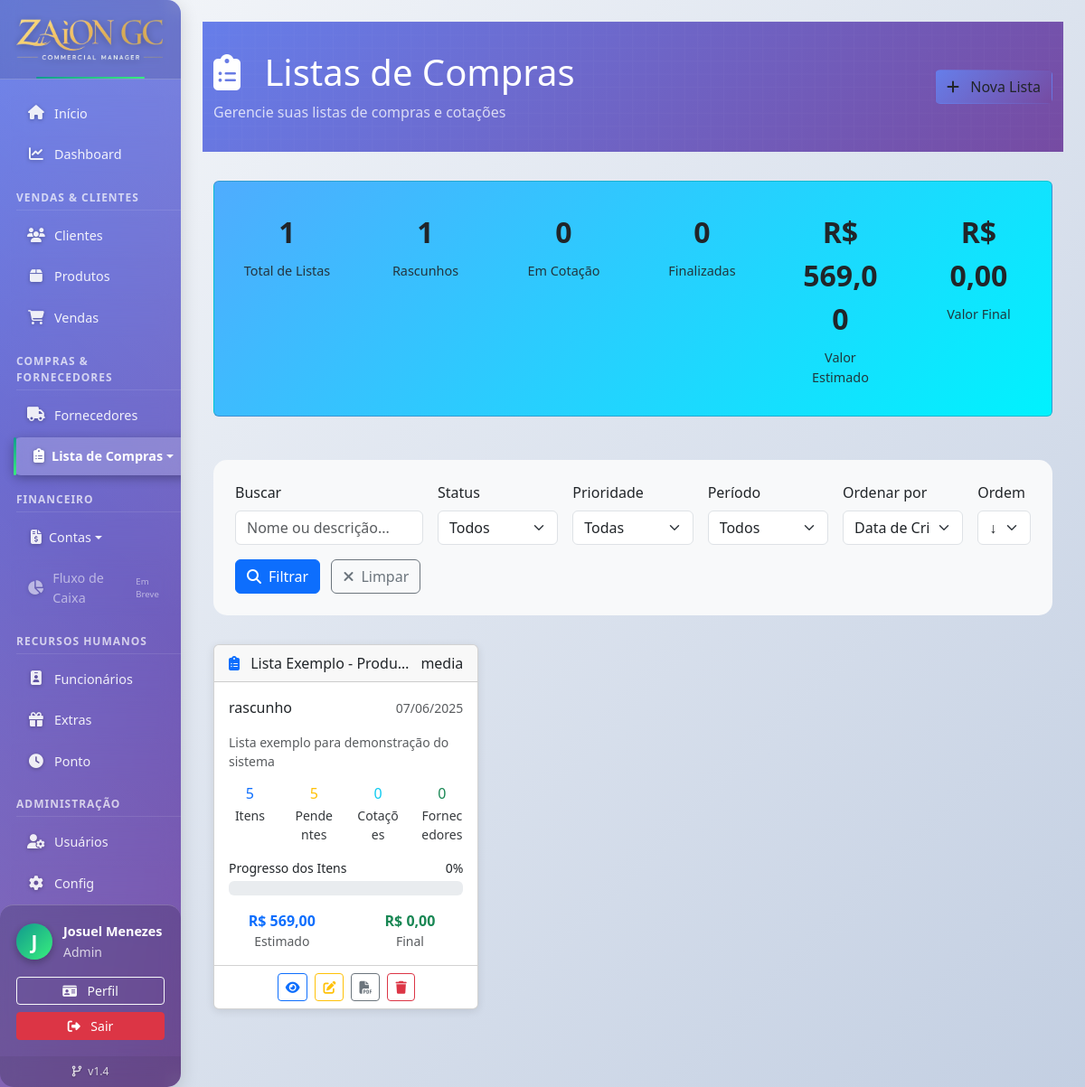
Screenshot of /lista_compras/index.php (signed in) with the database file from the repository.
### tables this page shows
CREATE TABLE `listas_compras` (
  `id` int NOT NULL,
  `nome` varchar(200) NOT NULL,
  `descricao` text,
  `status` enum('rascunho','enviada','em_cotacao','finalizada','cancelada') DEFAULT 'rascunho',
  `prioridade` enum('baixa','media','alta','urgente') DEFAULT 'media',
  `data_criacao` timestamp NULL DEFAULT CURRENT_TIMESTAMP,
  `data_envio` timestamp NULL DEFAULT NULL,
  `data_prazo` date DEFAULT NULL,
  `criado_por` int NOT NULL,
  `valor_estimado` decimal(10,2) DEFAULT '0.00',
  `valor_final` decimal(10,2) DEFAULT '0.00',
  `observacoes` text,
  `data_ultima_atualizacao` timestamp NULL DEFAULT CURRENT_TIMESTAMP ON UPDATE CURRENT_TIMESTAMP
);

### lista_compras/index.php (the view, shortened to what this page needs)
<?php
require_once 'config.php';
$busca = $_GET['busca'] ?? '';
$ordenar = $_GET['ordenar'] ?? 'data_criacao';
$direcao = $_GET['direcao'] ?? 'DESC';
$pagina = (int)($_GET['pagina'] ?? 1);
$por_pagina = 12;
$offset = ($pagina - 1) * $por_pagina;
$where_conditions = [];
$params = [];
$where_clause = $where_conditions ? "WHERE " . implode(" AND ", $where_conditions) : "";
$sql = "SELECT l.*,
               COUNT(i.id) as total_itens,
               COUNT(CASE WHEN i.status_item = 'pendente' THEN 1 END) as itens_pendentes,
               COUNT(CASE WHEN i.status_item = 'cotado' THEN 1 END) as itens_cotados,
               COUNT(CASE WHEN i.status_item = 'aprovado' THEN 1 END) as itens_aprovados,
               COUNT(CASE WHEN i.status_item = 'comprado' THEN 1 END) as itens_comprados,
               COUNT(DISTINCT e.fornecedor_id) as fornecedores_contatados,
               COUNT(CASE WHEN e.status_resposta = 'cotacao_recebida' THEN 1 END) as cotacoes_recebidas
        FROM listas_compras l
        LEFT JOIN itens_lista_compras i ON l.id = i.lista_id
        LEFT JOIN envios_lista_fornecedores e ON l.id = e.lista_id
        $where_clause
        GROUP BY l.id
        ORDER BY l.$ordenar $direcao
        LIMIT $por_pagina OFFSET $offset";
$stmt = $pdo->prepare($sql);
$stmt->execute($params);
$listas = $stmt->fetchAll();
$sql_stats = "SELECT COUNT(*) as total_listas,
                     COUNT(CASE WHEN status = 'rascunho' THEN 1 END) as rascunhos,
                     COUNT(CASE WHEN status = 'enviada' THEN 1 END) as enviadas,
                     COUNT(CASE WHEN status = 'em_cotacao' THEN 1 END) as em_cotacao,
                     COUNT(CASE WHEN status = 'finalizada' THEN 1 END) as finalizadas,
                     COUNT(CASE WHEN status = 'cancelada' THEN 1 END) as canceladas,
                     COALESCE(SUM(valor_estimado), 0) as valor_total_estimado,
                     COALESCE(SUM(valor_final), 0) as valor_total_final
              FROM listas_compras";
$stmt_stats = $pdo->query($sql_stats);
$stats = $stmt_stats->fetch();
function formatarStatus($status) {
    $badges = [
        'rascunho' => '<span class="badge badge-secondary">Rascunho</span>',
        'enviada' => '<span class="badge badge-info">Enviada</span>',
        'em_cotacao' => '<span class="badge badge-warning">Em Cotação</span>',
        'finalizada' => '<span class="badge badge-success">Finalizada</span>',
        'cancelada' => '<span class="badge badge-danger">Cancelada</span>'
    ];
    return $badges[$status] ?? $status;
}
function formatarPrioridade($prioridade) {
    $badges = [
        'baixa' => '<span class="badge badge-light">Baixa</span>',
        'media' => '<span class="badge badge-primary">Média</span>',
        'alta' => '<span class="badge badge-warning">Alta</span>',
        'urgente' => '<span class="badge badge-danger">Urgente</span>'
    ];
    return $badges[$prioridade] ?? $prioridade;
}
?>
<!DOCTYPE html>
<html lang="pt-BR">
<head>
    <link href="https://cdn.jsdelivr.net/npm/bootstrap@5.3.0/dist/css/bootstrap.min.css" rel="stylesheet">
    <link href="https://cdnjs.cloudflare.com/ajax/libs/font-awesome/6.0.0/css/all.min.css" rel="stylesheet">
</head>
<body>
    <?php include '../includes/header.php'; ?>
    <div class="header-compras">
        <div class="container">
            <div class="row align-items-center">
                <div class="col-md-8">
                    <h1 class="mb-0">
                        <i class="fas fa-clipboard-list me-3"></i>
                        Listas de Compras
                    </h1>
                    <p class="mb-0 mt-2 opacity-75">
                        Gerencie suas listas de compras e cotações
                    </p>
                </div>
                <div class="col-md-4 text-end">
                    <a href="criar.php" class="btn btn-novo">
                        <i class="fas fa-plus me-2"></i>
                        Nova Lista
                    </a>
                </div>
            </div>
        </div>
    </div>
    <div class="container">
        <div class="row mb-4">
            <div class="col-12">
                <div class="card card-stats">
                    <div class="card-body">
                        <div class="row">
                            <div class="col-md-2">
                                <div class="stat-item">
                                    <div class="stat-number"><?= $stats['total_listas'] ?></div>
                                    <div class="stat-label">Total de Listas</div>
                                </div>
                            </div>
                            <div class="col-md-2">
                                <div class="stat-item">
                                    <div class="stat-number"><?= $stats['rascunhos'] ?></div>
                                    <div class="stat-label">Rascunhos</div>
                                </div>
                            </div>
                            <div class="col-md-2">
                                <div class="stat-item">
                                    <div class="stat-number"><?= $stats['em_cotacao'] ?></div>
                                    <div class="stat-label">Em Cotação</div>
                                </div>
                            </div>
                            <div class="col-md-2">
                                <div class="stat-item">
                                    <div class="stat-number"><?= $stats['finalizadas'] ?></div>
                                    <div class="stat-label">Finalizadas</div>
                                </div>
                            </div>
                            <div class="col-md-2">
                                <div class="stat-item">
                                    <div class="stat-number">R$ <?= number_format($stats['valor_total_estimado'], 2, ',', '.') ?></div>
                                    <div class="stat-label">Valor Estimado</div>
                                </div>
                            </div>
                            <div class="col-md-2">
                                <div class="stat-item">
                                    <div class="stat-number">R$ <?= number_format($stats['valor_total_final'], 2, ',', '.') ?></div>
                                    <div class="stat-label">Valor Final</div>
                                </div>
                            </div>
                        </div>
                    </div>
                </div>
            </div>
        </div>
        <div class="filter-card">
            <form method="GET" class="row g-3">
                <div class="col-md-3">
                    <label class="form-label">Buscar</label>
                    <input type="text" class="form-control" name="busca" value="<?= htmlspecialchars($busca) ?>"
                           placeholder="Nome ou descrição...">
                </div>
                <div class="col-md-2">
                    <label class="form-label">Status</label>
                    <select class="form-select" name="status">
                        <option value="">Todos</option>
                    </select>
                </div>
                <div class="col-md-2">
                    <label class="form-label">Prioridade</label>
                    <select class="form-select" name="prioridade">
                        <option value="">Todas</option>
                    </select>
                </div>
                <div class="col-md-2">
                    <label class="form-label">Período</label>
                    <select class="form-select" name="periodo">
                        <option value="">Todos</option>
                    </select>
                </div>
                <div class="col-md-2">
                    <label class="form-label">Ordenar por</label>
                    <select class="form-select" name="ordenar">
                        <option value="data_criacao" <?= $ordenar == 'data_criacao' ? 'selected' : '' ?>>Data de Criação</option>
                    </select>
                </div>
                <div class="col-md-1">
                    <label class="form-label">Ordem</label>
                    <select class="form-select" name="direcao">
                        <option value="DESC" <?= $direcao == 'DESC' ? 'selected' : '' ?>>↓</option>
                    </select>
                </div>
                <div class="col-md-12">
                    <button type="submit" class="btn btn-primary">
                        <i class="fas fa-search me-2"></i>Filtrar
                    </button>
                    <a href="index.php" class="btn btn-outline-secondary ms-2">
                        <i class="fas fa-times me-2"></i>Limpar
                    </a>
                </div>
            </form>
        </div>
        <?php if (empty($listas)): ?>
            <div class="empty-state">
                <i class="fas fa-clipboard-list"></i>
                <h3>Nenhuma lista encontrada</h3>
                <p>Não há listas de compras que correspondam aos filtros aplicados.</p>
                <a href="criar.php" class="btn btn-novo mt-3">
                    <i class="fas fa-plus me-2"></i>Criar Primeira Lista
                </a>
            </div>
        <?php else: ?>
            <div class="row">
                <?php foreach ($listas as $index => $lista): ?>
                    <div class="col-lg-6 col-xl-4">
                        <div class="card card-lista" style="animation-delay: <?= ($index % 12) * 0.1 ?>s">
                            <div class="card-header d-flex justify-content-between align-items-center">
                                <h6 class="mb-0 text-truncate me-2">
                                    <i class="fas fa-clipboard-list me-2 text-primary"></i>
                                    <?= htmlspecialchars($lista['nome']) ?>
                                </h6>
                                <?= formatarPrioridade($lista['prioridade']) ?>
                            </div>
                            <div class="card-body">
                                <div class="d-flex justify-content-between align-items-center mb-3">
                                    <?= formatarStatus($lista['status']) ?>
                                    <small class="text-muted">
                                        <?= date('d/m/Y', strtotime($lista['data_criacao'])) ?>
                                    </small>
                                </div>
                                <?php if ($lista['descricao']): ?>
                                    <p class="text-muted small mb-3">
                                        <?= htmlspecialchars(substr($lista['descricao'], 0, 100)) ?>
                                    </p>
                                <?php endif; ?>
                                <div class="row text-center mb-3">
                                    <div class="col-3">
                                        <div class="stat-number h6 mb-1 text-primary"><?= $lista['total_itens'] ?></div>
                                        <div class="stat-label small">Itens</div>
                                    </div>
                                    <div class="col-3">
                                        <div class="stat-number h6 mb-1 text-warning"><?= $lista['itens_pendentes'] ?></div>
                                        <div class="stat-label small">Pendentes</div>
                                    </div>
                                    <div class="col-3">
                                        <div class="stat-number h6 mb-1 text-info"><?= $lista['cotacoes_recebidas'] ?></div>
                                        <div class="stat-label small">Cotações</div>
                                    </div>
                                    <div class="col-3">
                                        <div class="stat-number h6 mb-1 text-success"><?= $lista['fornecedores_contatados'] ?></div>
                                        <div class="stat-label small">Fornecedores</div>
                                    </div>
                                </div>
                                <?php if ($lista['total_itens'] > 0): ?>
                                    <div class="mb-3">
                                        <div class="d-flex justify-content-between mb-1">
                                            <small>Progresso dos Itens</small>
                                            <small><?= round(($lista['itens_comprados'] / $lista['total_itens']) * 100, 1) ?>%</small>
                                        </div>
                                        <div class="progress">
                                        </div>
                                    </div>
                                <?php endif; ?>
                                <div class="row text-center mt-3">
                                    <div class="col-6">
                                        <strong class="text-primary">R$ <?= number_format($lista['valor_estimado'], 2, ',', '.') ?></strong>
                                        <div class="small text-muted">Estimado</div>
                                    </div>
                                    <div class="col-6">
                                        <strong class="text-success">R$ <?= number_format($lista['valor_final'], 2, ',', '.') ?></strong>
                                        <div class="small text-muted">Final</div>
                                    </div>
                                </div>
                            </div>
                            <div class="card-footer bg-transparent">
                                <div class="d-flex justify-content-center gap-2">
                                    <a href="detalhes.php?id=<?= $lista['id'] ?>" class="btn btn-outline-primary btn-sm" title="Ver Detalhes">
                                        <i class="fas fa-eye"></i>
                                    </a>
                                    <a href="editar.php?id=<?= $lista['id'] ?>" class="btn btn-outline-warning btn-sm" title="Editar">
                                        <i class="fas fa-edit"></i>
                                    </a>
                                    <a href="relatorio.php?id=<?= $lista['id'] ?>" class="btn btn-outline-secondary btn-sm" title="Relatório">
                                        <i class="fas fa-file-pdf"></i>
                                    </a>
                                    <?php if ($lista['status'] == 'rascunho'): ?>
                                        <button class="btn btn-outline-danger btn-sm" onclick="confirmarExclusao(<?= $lista['id'] ?>)" title="Excluir">
                                            <i class="fas fa-trash"></i>
                                        </button>
                                    <?php endif; ?>
                                </div>
                            </div>
                        </div>
                    </div>
                <?php endforeach; ?>
            </div>
        <?php endif; ?>
    </div>
</body>
</html>

### rows the page displays
listas_compras: nome "Lista Exemplo - Produ…", prioridade "media", status "rascunho", data_criacao "07/06/2025", descricao "Lista exemplo para demonstração do sistema", total_itens "5", itens_pendentes "5", cotacoes_recebidas "0", fornecedores_contatados "0", total_itens "0", valor_estimado "569,00", valor_final "0,00"

### other values shown
substr($_SESSION['usuario_nome'] ?? 'U', 0, 1) "J"
$_SESSION['usuario_nome'] "Josuel Menezes"
$_SESSION['nivel_acesso'] "Admin"
$versao_sistema "1.4"
$stats['total_listas'] "1"
$stats['rascunhos'] "1"
$stats['em_cotacao'] "0"
$stats['finalizadas'] "0"
$stats['valor_total_estimado'] "569,00"
$stats['valor_total_final'] "0,00"
